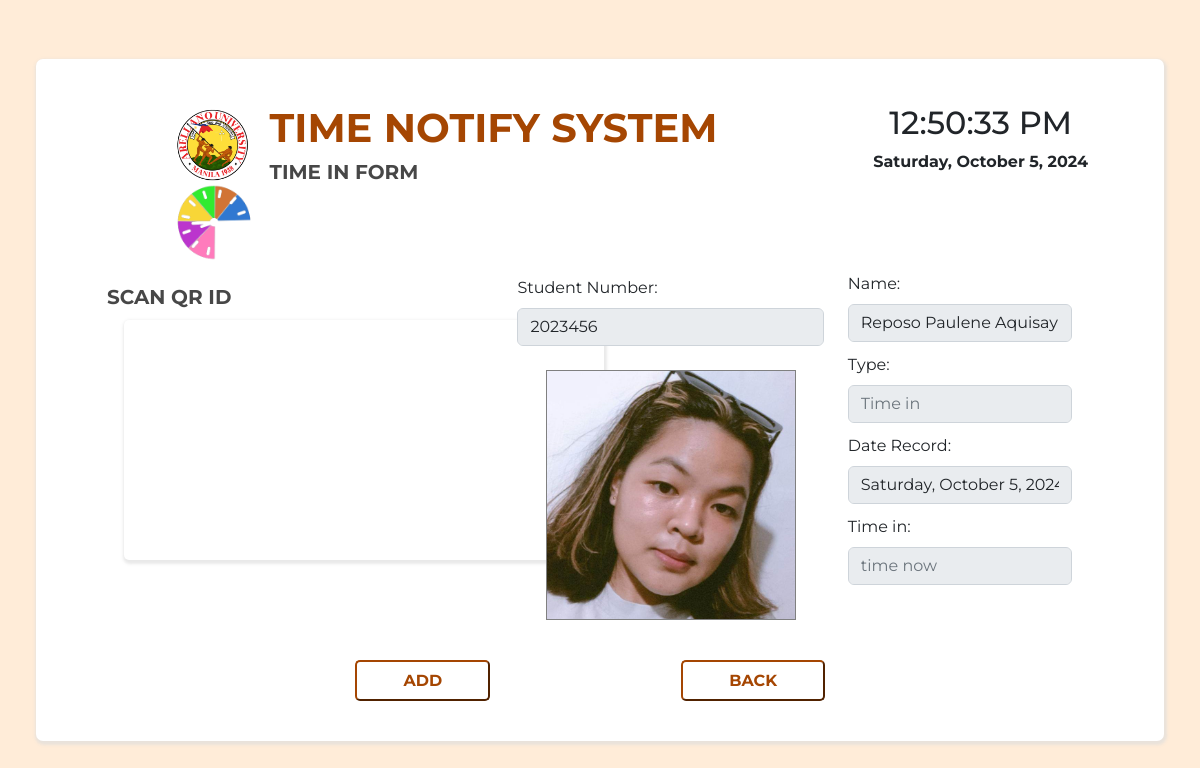
/time/TimeInAddForm.php?studentnumber=2023456 (signed in), run on the app's committed database.
### tables this page shows
CREATE TABLE `students` (
  `stud_id` int(250) NOT NULL,
  `studnum` text NOT NULL,
  `qr_img` longtext NOT NULL,
  `picture` longtext NOT NULL,
  `lastname` varchar(50) NOT NULL,
  `middlename` varchar(30) NOT NULL,
  `firstname` varchar(100) NOT NULL,
  `fullname` varchar(200) NOT NULL,
  `age` text NOT NULL,
  `sex` varchar(10) NOT NULL,
  `grade_year` varchar(100) NOT NULL,
  `strand` varchar(100) NOT NULL,
  `course` varchar(100) NOT NULL,
  `section` varchar(50) NOT NULL,
  `department` varchar(150) NOT NULL,
  `teacher_prof` varchar(150) NOT NULL,
  `g_email` text NOT NULL
);

### time/TimeInAddForm.php (the view, shortened to what this page needs)
<?php
    $con = connect();
?>
<!DOCTYPE html>
<html lang="en">
<head>
  <link href="https://cdn.jsdelivr.net/npm/bootstrap@5.2.3/dist/css/bootstrap.min.css" rel="stylesheet">
  <link rel="stylesheet" type="text/css" href="css/timeform1.css">
</head>
<body onload="startTime()">
<div class="cont">
    <div class="row row_outer">
        <form class="row g-3 row_inner" action="TimeInAddForm2.php?studnum=<?php echo $var; ?>" method="get">
            <div class="col-sm-2 text-center">
                <img class="icon" src="../assets/aulogo.png" alt="right">
                <img class="icon" src="../assets/logo_icon.png" alt="right">
            </div>
            <div class="col-sm-7">
                <h1>TIME NOTIFY SYSTEM</h1>
                <h5>TIME IN FORM</h5>
            </div>
            <div class="col-sm-3 text-center clockdate-wrapper">
                <div class="clockdate-wrapper">
					<b><h2><div id="clock" class="clock"></div></h2>
					<div id="date"><?php echo date('l, F j, Y'); ?></div></b>
				</div>
            </div>
            <div class="row">
                <div class="col-md-5 order-sm-1"> <br>
                    <div class="col-md-4 order-sm-1">
                        <h5><center> SCAN QR ID <center> </h5>
                           <video id="preview" width="480px" autoplay class="camera"></video>
                    </div>
                </div>
    <?php
       $var = $_GET['studentnumber'];
    ?>
                <div class="col-md-4 order-sm-2">
                    <div class="row-md-4">
                        <label for="stud_id" class="form-label">Student Number:</label>
                        <input type="text" class="form-control" id="studnum" name="studnum"  value="<?= $var ?>" required disabled>
                    </div>
              <?php
               if (!empty($var)) {
                $sql = "SELECT * FROM `students` WHERE studnum ='$var'";
                $result = mysqli_query($con, $sql);
                if ($result){
                    while($row=mysqli_fetch_assoc($result))
                    {
                        $fname= $row['fullname'];
                        $studpicture = $row['picture'];
                        $pathofimg = "../students/picture/".$studpicture;
                    } }
                    else {
                        echo "
                        <script>
                        alert('Student Number cannot be found')
                        </script>";
                    }
                }
                ?>
                <div class="row-md-4"> <br>
                        <center> <img src="<?= $pathofimg; ?>" style="width:250px; height:250px; border:1px gray solid;"> <center>
                    </div>
                </div>
                <div class="col-md-3 order-sm-3">
                    <div class="row-md-4">
                        <label for="studname" class="form-label">Name:</label>
                        <input type="text" class="form-control" id="studname" name="studname" value="<?= $fname; ?>" disabled required>
                    </div>
                    <div class="row-md-4">
                        <label for="stud_id" class="form-label">Type:</label>
                        <input type="text" class="form-control" id="stud_id" name="stud_id"  value="" placeholder="Time in" disabled required>
                    </div>
                    <div class="row-md-4 ">
                        <label for="date" class="form-label"> Date Record:</label>
                        <input type="text" class="form-control" id="daterec" name="daterec" value="<?php echo date('l, F j, Y'); ?>" disabled required>
                    </div>
                    <div class="row-md-4">
                        <label for="timein" class="form-label">Time in:</label>
                        <input type="text" class="form-control" id="timein" name="timein" placeholder="time now" disabled required>
                    </div>
                </div>
            </div>
            <div class="row buttondiv">
                <div class="col-md-4 order-sm-2">
                    <button type="submit" id="submit_add" name="add" class="btn1">
                   <a href="TimeInAddForm2.php?studnum=<?php echo $var; ?>" id="tonext" class="a">ADD</a>
                </button>
                </div>
                <div class="col-md-4 order-sm-3">
                    <button type="submit" name="decline" class="btn1"><a href="../landingpage.php" class="a">BACK </a></button>
                </div>
            </div>
        </form>
        <br>
    </div>
</div>
  </body>
</html>

### time/css/timeform1.css (style rules this page uses)
* { margin:0; padding:0; font-family: 'Montserrat', sans-serif; }
.cont { background-color: #ffecd8; width:100%; height:100vh; align-items: center; padding-top:35px; padding-bottom:35px; display:flex; }
.row_outer { background-color: white; width:94%; height: auto; margin:auto; padding: 1.5% 2% 1.5% 2%; border-radius: 7px; display:flex; box-shadow: 1px 2px 3px 2px#dcdcdca3; }
.row_inner { background-color: white; width:98%; height: auto; margin:auto; padding: 1% 2% 1.5% 2%; border-radius: 7px; font-family: 'helvetica'; display:flex; }
h1 { color:#a54602; font-weight:bold; }
h5 { text-transform: uppercase; font-weight: bold; color:rgba(0, 0, 0, 0.721); padding-bottom: 3%; }
.form-label { margin-top: 5%; }
.buttondiv { margin-top: 4%; align-items: center; align-content: center; text-align: center; }
.btn1 { padding-top:2%; padding-bottom:2%; padding-left: 15%; padding-right: 15%; border-color:#a54602; background-color: white; color:#a54602; font-weight: bold; border-radius:5px; margin-bottom:2%; }
.icon { max-width:80px; height: auto; float: right; }
.a { color:#a54602; text-decoration:none; }
.camera { margin-left: 20px; box-shadow: 1px 2px 3px 2px#dcdcdca3; border-radius:5px; }

### data on the page
students: picture (picture), studname "Reposo Paulene Aquisay"
